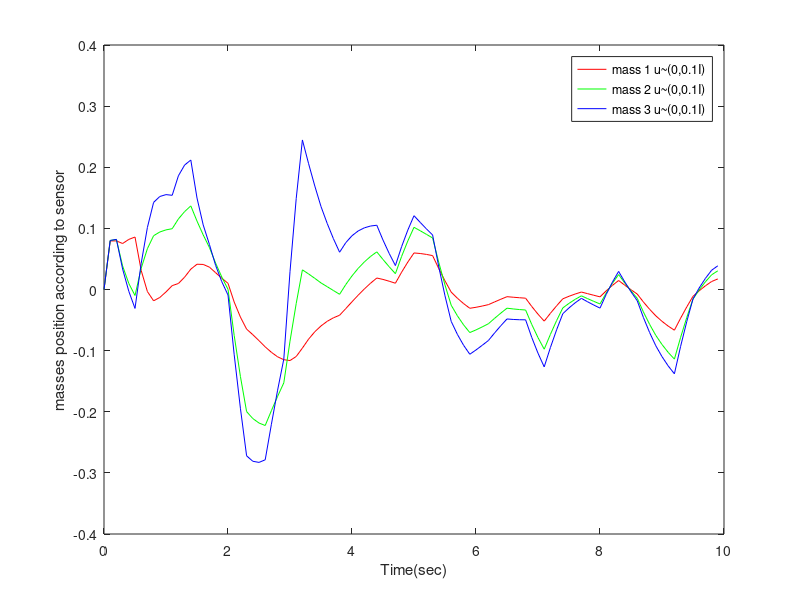
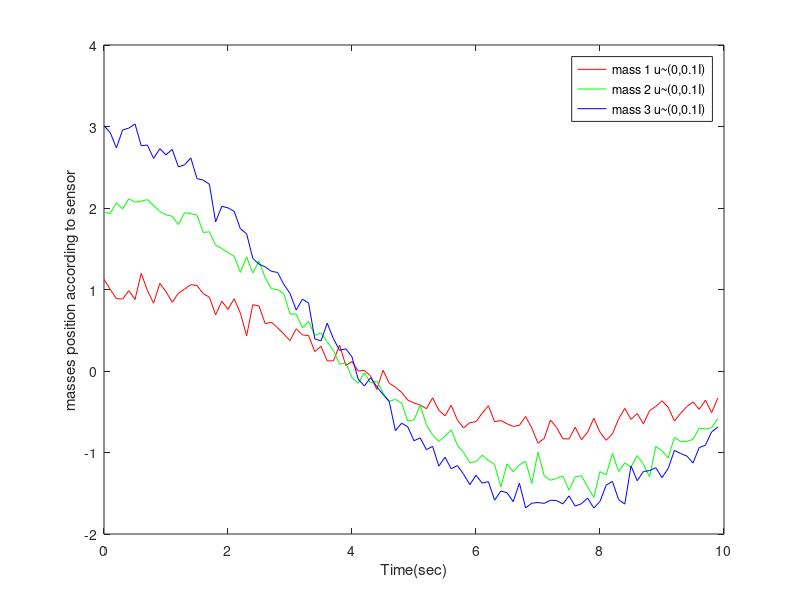
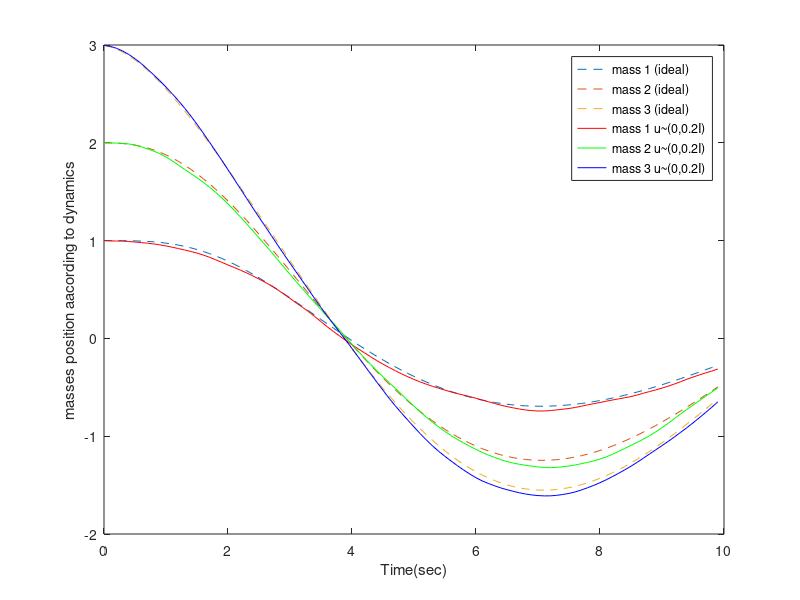

Write the MATLAB code that produced these figures, in order.

clc;
clear;


A_c = [0 0 0 1 0 0; 0 0 0 0 1 0; 0 0 0 0 0 1; -2 1 0 -1.6 0.8 0; 1 -2 1 0.8 -1.6 0.8; 0 1 -1 0 0.8 -0.8];
B_c = [0 0 0; 0 0 0; 0 0 0; 1 0 0; 0 1 0; 0 0 1];
C_c = [1 0 0 0 0 0 ;0 1 0 0 0 0 ; 0 0 1 0 0 0];

dT = 0.1;
A_d = expm(A_c * dT);
B_d = (expm(A_c * dT) - eye(6))*inv(A_c)*B_c;

sigma_u = [0.2 0;0 0.2];
sigma_v = [0.1 0;0 0.1];

x0 =[1 2 3 0 0 0]';
x_k = x0;
x_k1 = x_k;
u=[0 0 0]';
xp = zeros(6,100);
xp(:,1) = x_k;

for n = 0:99
    x_k = x_k1;
    x_k1 = A_d * x_k + B_d*u;
    xp(:,n+1) = x_k1;
end

x2_k = x0;
x2_k1 = x2_k;
xp2 = zeros(6,100);
xp2(:,1) = x2_k;

y = zeros(3,100);

for n = 0:99
    urandv = normrnd(0,0.1*eye(3));
    ukv=[urandv(1,1);urandv(2,2);urandv(3,3)];
    y(:,n+1) = C_c * x2_k + ukv ;
    
    x2_k = x2_k1;
    urandu = normrnd(0,0.2*eye(3));
    uku=[urandu(1,1);urandu(2,2);urandu(3,3)];
    x2_k1 = A_d*x2_k + B_d*uku;
    xp2(:,n+1) = x2_k1;
end

S_u=0.2 ;
S_v=0.1 ;
Q_model=B_d*S_u*B_d' ;

x_hat = zeros(6,100);
P0 = blkdiag(eye(3), 0.1*eye(3)) ;
P_hat(:,:,1) = P0 ;
xhat0 = [0 0 0 0 0 0]' ;
x_hat(:,1)=xhat0 ;

C = [1 1 1 0 0 0] ;

for n = 2:100
    y1(:,n-1) = C_c*x_hat(:,n) + sqrtm(S_v)*randn(1,1);

    x_hat(:,n) = A_d*x_hat(:,n-1); % the model assumes ubar=0
    P_hat(:,:,n) = A_d*P_hat(:,:,n-1)*A_d' + Q_model;
    
    % measurement update
    Sr(:,:,n)=C*P_hat(:,:,n)*C' + S_v; % innovations covariance
    K(:,n)=P_hat(:,:,n)*C'*inv(Sr(:,:,n));
    ry(:,n)=y1(n)-C*x_hat(:,n); % innovations
    x_hat(:,n)=x_hat(:,n) + K(:,n)*ry(:,n);
    P_hat(:,:,n)=(eye(6) - K(:,n)*C)*P_hat(:,:,n);
    eta(n)=ry(:,n)'*inv(Sr(:,:,n))*ry(:,n);
    
    Sx(:,n)=sqrt(diag(P_hat(:,:,n)));
end
e=xp-x_hat; % compute estimate error
sig=sqrt([squeeze(P_hat(1,1,:))';squeeze(P_hat(2,2,:))']);

t=0:dT:10-0.1;


figure
h0 = plot(t, x_hat(1,:),'r',t, x_hat(2,:),'g',t, x_hat(3,:),'b');
xlabel('Time(sec)');
ylabel('masses position according to sensor');
legend('mass 1 u~(0,0.1I)','mass 2 u~(0,0.1I)','mass 3 u~(0,0.1I)');

figure
h1 = plot(t, y(1,:),'r',t, y(2,:),'g',t, y(3,:),'b');
xlabel('Time(sec)');
ylabel('masses position according to sensor');
legend('mass 1 u~(0,0.1I)','mass 2 u~(0,0.1I)','mass 3 u~(0,0.1I)');

figure
h2 = plot(t, xp(1,:), '--', t, xp(2,:),'--',t, xp(3,:), '--', t, xp2(1,:), 'r', t, xp2(2,:),'g', t, xp2(3,:),'b');
xlabel('Time(sec)');
ylabel('masses position aacording to dynamics');
legend('mass 1 (ideal)','mass 2 (ideal)','mass 3 (ideal)','mass 1 u~(0,0.2I)','mass 2 u~(0,0.2I)','mass 3 u~(0,0.2I)');
